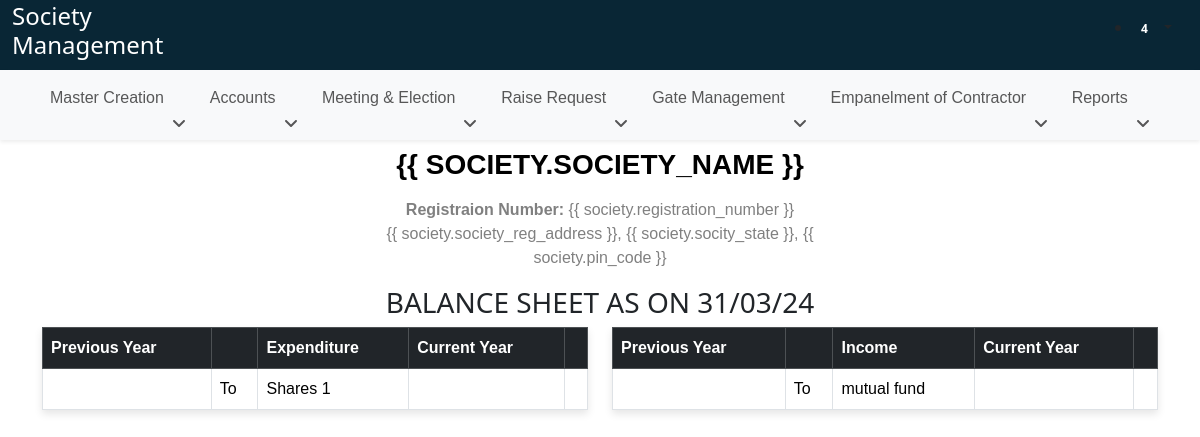
Page /profit_and_loss/ on the earlier database version.
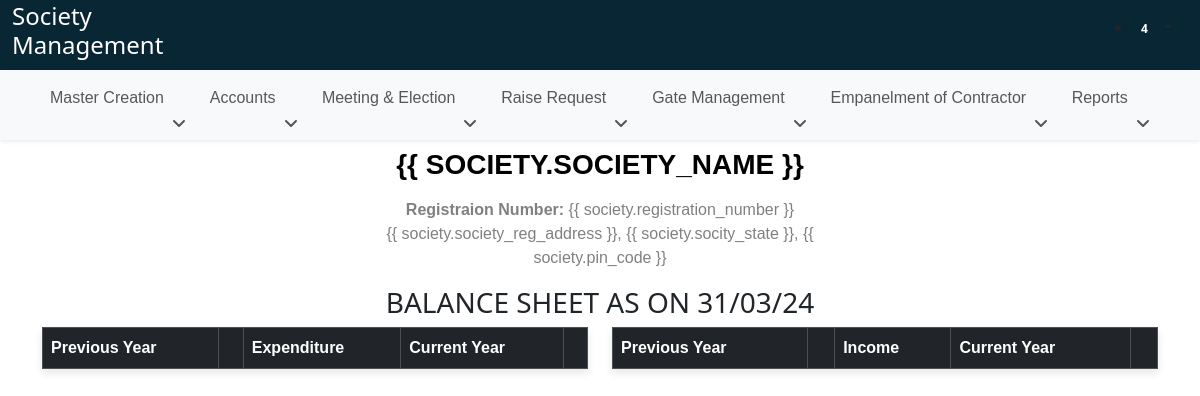
Same page on the later database version.
### SocietyApi/models.py (models this page shows, shortened)
class Ledger(models.Model):
    ledger_name = models.CharField(max_length=200)
    nature = models.CharField(max_length=200)
    gst_number = models.CharField(max_length=200)
    alis = models.CharField(max_length=200)
    based_on = models.CharField(max_length=200, null=True, blank=True)
    contact_person_name = models.CharField(max_length=200)
    group_name = models.CharField(max_length=200)
    area = models.CharField(max_length=200, null=True, blank=True)
    contact_person_number = models.CharField(max_length=200)
    pan_number = models.CharField(max_length=200)
    fixed = models.CharField(max_length=200, null=True, blank=True)
    contact_person_email = models.CharField(max_length=200)
    address = models.CharField(max_length=200)
    country = models.CharField(max_length=200)
    state = models.CharField(max_length=200)
    city = models.CharField(max_length=200)
    pin_code = models.CharField(max_length=200)
    beneficiary_name = models.CharField(max_length=200)
    account_no = models.CharField(max_length=200)
    ifsc_code = models.CharField(max_length=200)
    bank_name = models.CharField(max_length=200)
    branch_name = models.CharField(max_length=200, null=True, blank=True)
    opening_balance = models.CharField(max_length=200)
    dr_cr = models.CharField(max_length=200)

### SocietyApp/views.py (the view)
# urls.py: path('profit_and_loss/', views.profit_and_loss, name='profit_and_loss'),
def profit_and_loss(request):
    datatable_columns = [0, 1]
    income_groups = get_all_child_investments(Childs.objects.get(name="Income"), cost_center=False, balance_sheet=True)
    income_groups.append("Income")
    incomes = Ledger.objects.filter(group_name__in=income_groups)
    expense_groups = get_all_child_investments(Childs.objects.get(name="Expenses"), cost_center=False, balance_sheet=True)
    expense_groups.append("Expenses")
    expense = Ledger.objects.filter(group_name__in=expense_groups)
    return render(request, 'profit_and_loss.html', {'datatable_columns': datatable_columns, 'incomes': incomes, 'expense': expense})

### SocietyApp/context_processors.py (called while the page is built)
def global_context(request):
    society_exists = SocietyCreation.objects.exists()
    return {'society_exists': society_exists}

### SocietyApp/models.py (called while the page is built)
    def __str__(self):
        return self.name

### SocietyApp/views.py (called while the page is built)
def get_all_child_investments(parent, cost_center=False, balance_sheet=False):
    all_childs = []
    balance_sheet_childs = []
    def traverse_children(investment, depth=0):
        child = 0
        if cost_center:
            children = investment.cost_center.all()
        else:
            children = investment.children.all()
        if children:
            for child in children:
                show = f"{'→'* depth} {child}"
                if balance_sheet:
                    balance_sheet_childs.append(child)
                else:
                    all_childs.append(show)
                traverse_children(child, depth + 1)
    traverse_children(parent)
    if balance_sheet:
        return balance_sheet_childs
    return all_childs

### templates/profit_and_loss.html (shortened to what this page needs)
{% extends 'base.html' %}
{% load static %}
{% block body %}
<div class="container">
    <div class="row">
        <div class="col-lg-5 ms-auto me-auto" id="societyHead">
          {% verbatim %}
          <div class="text-center mt-2" id="print-head">
            <h3 id="heading" style="color: #000 !important; font-family: 'Calibri', sans-serif;"><b>{{ society.society_name }}</b></h3>
            <p style="font-family: 'Calibri', sans-serif;" class="mt-3 p-0 mb-0 print-head-content"><b>Registraion Number: </b> <span>{{ society.registration_number }}</span></p>
            <p style="font-family: 'Calibri', sans-serif;" class="print-head-content">{{ society.society_reg_address }}, {{ society.socity_state }}, {{ society.pin_code }}</p>
          </div>
          {% endverbatim %}
        </div>
    </div>
    <div class="row">
      <h3 class="text-center">BALANCE SHEET AS ON 31/03/24</h3>
      <div class="col-lg-6">
        <table class="table table-bordered">
          <thead class="table-dark">
            <tr>
              <th scope="col">Previous Year</th>
              <th></th>
              <th scope="col">Expenditure</th>
              <th scope="col">Current Year</th>
              <th></th>
            </tr>
          </thead>
          <tbody>
            {% for income_ledger in incomes %}
            <tr>
              <td></td>
              <td>To</td>
              <td>{{ income_ledger.ledger_name }}</td>
              <td></td>
              <td></td>
            </tr>
            {% endfor %}
            </tbody>
        </table>
      </div>
      <div class="col-lg-6">
        <table class="table table-bordered">
          <thead class="table-dark">
            <tr>
              <th scope="col">Previous Year</th>
              <th></th>
              <th scope="col">Income</th>
              <th scope="col">Current Year</th>
              <th></th>
            </tr>
          </thead>
          <tbody>
            {% for expense_ledger in expense %}
            <tr>
              <td></td>
              <td>To</td>
              <td>{{ expense_ledger.ledger_name }}</td>
              <td></td>
              <td></td>
            </tr>
            {% endfor %}
          </tbody>
        </table>
      </div>
    </div>
</div>
{% endblock body %}

Differences in the rows shown:
no longer on this page (row edited): Ledger: ledger_name "Shares 1", shown under "BALANCE SHEET AS ON 31/03/24"
no longer on this page (row edited): Ledger: ledger_name "mutual fund"
